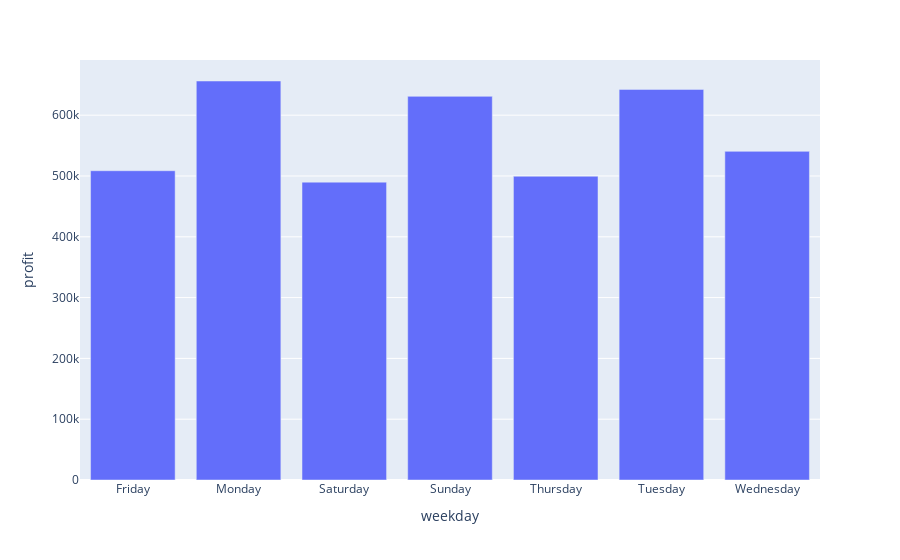

The notebook cell saved with this chart:
### Code cell
# sum of profit for each weekday

### Figure 1 — Plotly figure (JSON) as saved in the notebook; plotly's stock layout.template omitted (floating-point values rounded to 4 significant figures)
{"data": [{"alignmentgroup": "True", "hovertemplate": "weekday=%{x}<br>profit=%{y}<extra></extra>", "legendgroup": "", "marker": {"color": "#636efa", "pattern": {"shape": ""}}, "name": "", "offsetgroup": "", "orientation": "v", "showlegend": false, "textposition": "auto", "type": "bar", "x": ["Friday", "Monday", "Saturday", "Sunday", "Thursday", "Tuesday", "Wednesday"], "xaxis": "x", "y": [508700.0, 656200.0, 489900.0, 630900.0, 499600.0, 642400.0, 540500.0], "yaxis": "y"}], "layout": {"barmode": "relative", "legend": {"tracegroupgap": 0}, "margin": {"t": 60}, "xaxis": {"anchor": "y", "domain": [0, 1], "title": {"text": "weekday"}}, "yaxis": {"anchor": "x", "domain": [0, 1], "title": {"text": "profit"}}}}
